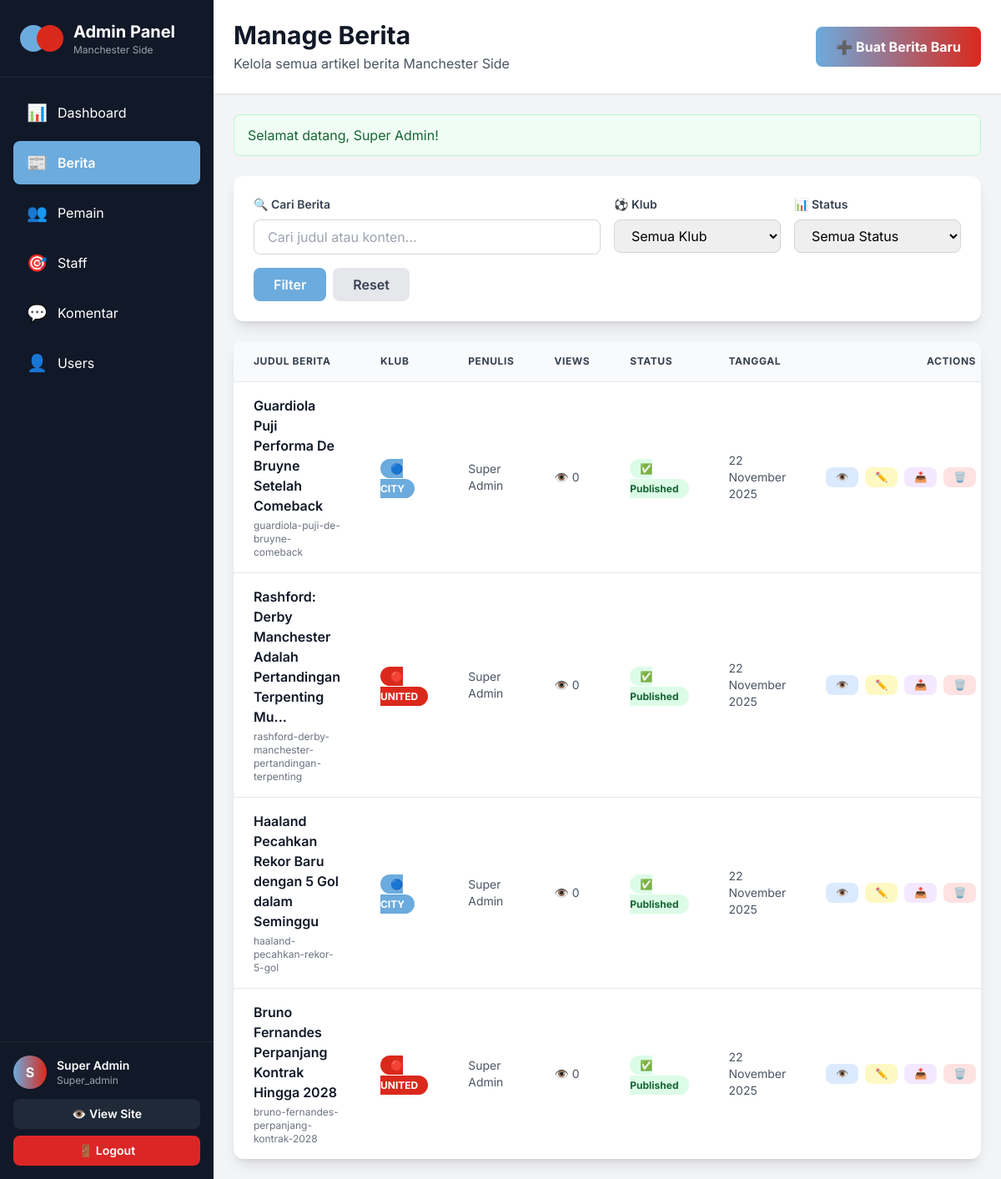
/admin/article/index.php (signed in), run on the app's committed database.
### tables this page shows
CREATE TABLE articles (
    id INT PRIMARY KEY AUTO_INCREMENT,
    title VARCHAR(255) NOT NULL,
    slug VARCHAR(255) NOT NULL UNIQUE,
    content TEXT NOT NULL,
    excerpt VARCHAR(500),
    image_url VARCHAR(255),
    club_id INT,  
    author_id INT NOT NULL,
    category ENUM('news', 'match', 'transfer', 'interview', 'analysis') DEFAULT 'news',
    is_published TINYINT(1) DEFAULT 0,
    is_featured TINYINT(1) DEFAULT 0,
    views INT DEFAULT 0,
    reaction_like INT DEFAULT 0,
    reaction_love INT DEFAULT 0,
    reaction_wow INT DEFAULT 0,
    reaction_sad INT DEFAULT 0,
    reaction_angry INT DEFAULT 0,
    total_reactions INT DEFAULT 0,
    published_at TIMESTAMP NULL,
    created_at TIMESTAMP DEFAULT CURRENT_TIMESTAMP,
    updated_at TIMESTAMP DEFAULT CURRENT_TIMESTAMP ON UPDATE CURRENT_TIMESTAMP,
    FOREIGN KEY (club_id) REFERENCES clubs(id) ON DELETE SET NULL,
    FOREIGN KEY (author_id) REFERENCES admins(id) ON DELETE CASCADE,
    INDEX idx_slug (slug),
    INDEX idx_published (is_published, published_at)
);

CREATE TABLE clubs (
    id INT PRIMARY KEY AUTO_INCREMENT,
    name VARCHAR(100) NOT NULL,
    code VARCHAR(10) NOT NULL UNIQUE,  
    full_name VARCHAR(150) NOT NULL,
    founded_year INT NOT NULL,
    stadium_name VARCHAR(100) NOT NULL,
    stadium_capacity INT NOT NULL,
    stadium_location VARCHAR(200),
    history TEXT,
    achievements TEXT,
    color_primary VARCHAR(7) NOT NULL,  
    color_secondary VARCHAR(7) NOT NULL,
    logo_url VARCHAR(255),
    created_at TIMESTAMP DEFAULT CURRENT_TIMESTAMP
);

### admin/article/index.php (the view, shortened to what the rows shown need)
<?php
require_once '../../includes/config.php';
$db = getDB();
$admin = getCurrentAdmin();
$query = "SELECT
    a.id, a.title, a.slug, a.is_published, a.views, a.published_at, a.created_at,
    c.name as club_name, c.code as club_code,
    ad.full_name as author_name
FROM articles a
LEFT JOIN clubs c ON a.club_id = c.id
JOIN admins ad ON a.author_id = ad.id
WHERE 1=1";
$query .= " ORDER BY a.created_at DESC";
$stmt = $db->prepare($query);
$stmt->execute();
$articles_result = $stmt->get_result();
?>
<!DOCTYPE html>
<html lang="id">
<head>
    <script src="https://cdn.tailwindcss.com"></script>
</head>
<body class="bg-gray-100">
    <div class="flex h-screen">
        <aside class="w-64 bg-gray-900 text-white flex flex-col">
            <div class="p-6 border-b border-gray-800">
                <div class="flex items-center space-x-3">
                    <div>
                        <h1 class="text-xl font-bold">Admin Panel</h1>
                    </div>
                </div>
            </div>
            <div class="p-4 border-t border-gray-800">
                <div class="flex items-center space-x-3 mb-3">
                    <div class="w-10 h-10 bg-gradient-to-r from-city-blue to-united-red rounded-full flex items-center justify-center text-white font-bold">
                        <?php echo strtoupper(substr($admin['username'], 0, 1)); ?>
                    </div>
                    <div class="flex-1">
                        <p class="font-semibold text-sm"><?php echo $admin['full_name']; ?></p>
                        <p class="text-xs text-gray-400"><?php echo ucfirst($admin['role']); ?></p>
                    </div>
                </div>
            </div>
        </aside>
        <main class="flex-1 overflow-y-auto">
            <header class="bg-white shadow-sm border-b border-gray-200 p-6">
                <div class="flex items-center justify-between">
                    <div>
                        <h1 class="text-3xl font-bold text-gray-900">Manage Berita</h1>
                    </div>
                </div>
            </header>
            <div class="p-6">
                <div class="bg-white rounded-xl shadow-lg overflow-hidden">
                    <table class="w-full">
                        <thead class="bg-gray-50 border-b border-gray-200">
                            <tr>
                                <th class="px-6 py-4 text-left text-xs font-bold text-gray-700 uppercase tracking-wider">Judul Berita</th>
                                <th class="px-6 py-4 text-left text-xs font-bold text-gray-700 uppercase tracking-wider">Klub</th>
                                <th class="px-6 py-4 text-left text-xs font-bold text-gray-700 uppercase tracking-wider">Penulis</th>
                                <th class="px-6 py-4 text-left text-xs font-bold text-gray-700 uppercase tracking-wider">Views</th>
                                <th class="px-6 py-4 text-left text-xs font-bold text-gray-700 uppercase tracking-wider">Status</th>
                                <th class="px-6 py-4 text-left text-xs font-bold text-gray-700 uppercase tracking-wider">Tanggal</th>
                                <th class="px-6 py-4 text-right text-xs font-bold text-gray-700 uppercase tracking-wider">Actions</th>
                            </tr>
                        </thead>
                        <tbody class="divide-y divide-gray-200">
                            <?php if ($articles_result->num_rows > 0): ?>
                                <?php while ($article = $articles_result->fetch_assoc()): ?>
                                    <tr class="hover:bg-gray-50 transition">
                                        <td class="px-6 py-4">
                                            <div>
                                                <a href="edit.php?id=<?php echo $article['id']; ?>" class="font-semibold text-gray-900 hover:text-city-blue">
                                                    <?php echo truncateText($article['title'], 60); ?>
                                                </a>
                                                <p class="text-xs text-gray-500 mt-1">
                                                    <?php echo $article['slug']; ?>
                                                </p>
                                            </div>
                                        </td>
                                        <td class="px-6 py-4">
                                            <?php if ($article['club_code']): ?>
                                                <span class="px-3 py-1 bg-<?php echo $article['club_code'] === 'CITY' ? 'city-blue' : 'united-red'; ?> text-white rounded-full text-xs font-bold">
                                                    <?php echo $article['club_code'] === 'CITY' ? '🔵' : '🔴'; ?> <?php echo $article['club_code']; ?>
                                                </span>
                                            <?php else: ?>
                                                <span class="px-3 py-1 bg-gray-300 text-gray-700 rounded-full text-xs font-bold">
                                                    ⚪ UMUM
                                                </span>
                                            <?php endif; ?>
                                        </td>
                                        <td class="px-6 py-4 text-sm text-gray-600">
                                            <?php echo $article['author_name']; ?>
                                        </td>
                                        <td class="px-6 py-4 text-sm text-gray-600">
                                            👁️ <?php echo formatNumber($article['views']); ?>
                                        </td>
                                        <td class="px-6 py-4">
                                            <?php if ($article['is_published']): ?>
                                                <span class="px-3 py-1 bg-green-100 text-green-800 rounded-full text-xs font-bold">
                                                    ✅ Published
                                                </span>
                                            <?php else: ?>
                                                <span class="px-3 py-1 bg-yellow-100 text-yellow-800 rounded-full text-xs font-bold">
                                                    📝 Draft
                                                </span>
                                            <?php endif; ?>
                                        </td>
                                        <td class="px-6 py-4 text-sm text-gray-600">
                                            <?php echo formatDateIndo($article['created_at']); ?>
                                        </td>
                                        <td class="px-6 py-4 text-right">
                                            <div class="flex items-center justify-end space-x-2">
                                                <a href="../../news-detail.php?slug=<?php echo $article['slug']; ?>" target="_blank" class="px-3 py-1 bg-blue-100 text-blue-800 rounded-lg text-xs font-semibold hover:bg-blue-200 transition" title="View">
                                                    👁️
                                                </a>
                                                <a href="edit.php?id=<?php echo $article['id']; ?>" class="px-3 py-1 bg-yellow-100 text-yellow-800 rounded-lg text-xs font-semibold hover:bg-yellow-200 transition" title="Edit">
                                                    ✏️
                                                </a>
                                                <a href="?toggle_publish=<?php echo $article['id']; ?>" onclick="return confirm('Ubah status publikasi?')" class="px-3 py-1 bg-purple-100 text-purple-800 rounded-lg text-xs font-semibold hover:bg-purple-200 transition" title="Toggle Publish">
                                                    <?php echo $article['is_published'] ? '📥' : '📤'; ?>
                                                </a>
                                                <a href="?delete=<?php echo $article['id']; ?>" onclick="return confirm('Yakin ingin menghapus berita ini?')" class="px-3 py-1 bg-red-100 text-red-800 rounded-lg text-xs font-semibold hover:bg-red-200 transition" title="Delete">
                                                    🗑️
                                                </a>
                                            </div>
                                        </td>
                                    </tr>
                                <?php endwhile; ?>
                            <?php endif; ?>
                        </tbody>
                    </table>
                </div>
            </div>
        </main>
    </div>
</body>
</html>

### data on the page
articles: title "Guardiola Puji Performa De Bruyne Setelah Comeback", slug "guardiola-puji-de-bruyne-comeback", club.code "CITY", author.full_name "Super Admin", views "0", is_published "✅ Published", created_at "22 November 2025"
articles: title "Rashford: Derby Manchester Adalah Pertandingan Terpenting Mu...", slug "rashford-derby-manchester-pertandingan-terpenting", club.code "UNITED", author.full_name "Super Admin", views "0", is_published "✅ Published", created_at "22 November 2025"
articles: title "Haaland Pecahkan Rekor Baru dengan 5 Gol dalam Seminggu", slug "haaland-pecahkan-rekor-5-gol", club.code "CITY", author.full_name "Super Admin", views "0", is_published "✅ Published", created_at "22 November 2025"
articles: title "Bruno Fernandes Perpanjang Kontrak Hingga 2028", slug "bruno-fernandes-perpanjang-kontrak-2028", club.code "UNITED", author.full_name "Super Admin", views "0", is_published "✅ Published", created_at "22 November 2025"

### other printed values
substr($admin['username'], 0, 1) "S"
$admin['full_name'] "Super Admin"
$admin['role'] "Super_admin"
$flash['message'] "Selamat datang, Super Admin!"
